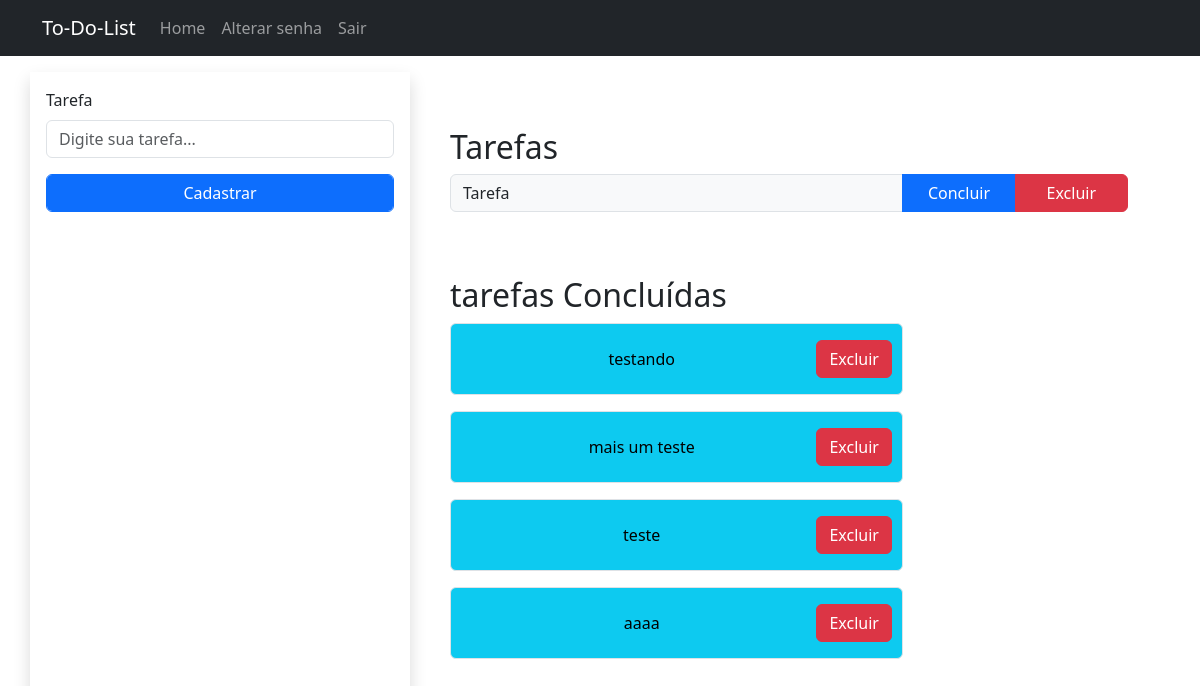
The app's page / (signed in) with its own data.
### to_do_lists/models.py (models this page shows, shortened)
class Tarefa(models.Model):
    user = models.ForeignKey(User, on_delete=models.CASCADE) #o metodo CASCADE funciona de forma a deletar as tarefas também se o usuário for excluído
    tarefa = models.CharField(max_length=100)
    concluido = models.BooleanField(default=False)

### to_do_lists/views.py (the view, shortened to what this page needs)
# urls.py: path('', views.index, name='index'), #arquivo views, função index, e com a rota com nome de index aqui
def index(request): #esse request é a requisição do usuário
    if request.user.is_authenticated:
        tarefas_total = Tarefa.objects.filter(user = request.user)
        if tarefas_total is not None: #verificando de a tarefas total não é nulo
            tarefas_concluidas = []
            tarefas_nao_concluidas = []
            for tarefa in tarefas_total:
                if tarefa.concluido ==True:
                    tarefas_concluidas.append(tarefa)
                else:
                    tarefas_nao_concluidas.append(tarefa)
        else:
            tarefas_concluidas = None
            tarefas_nao_concluidas = None
        form = TarefaForm()
        context = {
                'form': form,
                'tarefas_concluidas':tarefas_concluidas,
                "tarefas_nao_concluidas": tarefas_nao_concluidas
                   }
        return render(request, "to_do_lists/index.html", context)
    else:
        return render(request, 'to_do_lists/index.html')

### to_do_lists/forms.py
class TarefaForm(forms.Form):
    tarefa = forms.CharField(
        max_length=100,
        required=True, #torna o preenchimento obrigatório
        widget= forms.TextInput(attrs = {
            'id':'id_tarefa',
            'class':"form-control",
            'placeholder':'Digite sua tarefa...'
        })
    )

### to_do_lists/templates/to_do_lists/index.html (shortened to what this page needs)
{% extends "to_do_lists/base.html" %}
{% block content %}
{%if user.is_authenticated%}
<div class="row">
    <form method="post" class="shadow p-3 mt-3 col-12 col-md-4">
        <div class='mb-3'>
            <label for='id_tarefa' class='form-label'>Tarefa</label>
            {{form.tarefa}}
        </div>
        <button type='submit' class='form-control btn btn-primary'>Cadastrar</button>
    </form>
    <div class="p-4 mt-3 col-12 col-md-8 ">
        <div class='p-3 mt-3 col-12'>
            <h2>Tarefas</h2>
            {%if tarefas_nao_concluidas %}
                {% for tarefa in tarefas_nao_concluidas %}
                    <div class="input-group mb-3 col-12">
                        <span class="input-group-text col-8" id="basic-addon1">{{tarefa.tarefa}}</span>
                        <a class="btn btn-primary col-2" href="{% url 'concluir' id=tarefa.id %}">Concluir</a>
                        <a class="btn btn-danger col-2" href="{% url 'excluir' id=tarefa.id %}">Excluir</a>
                    </div>
                {% endfor %}
            {% else %}
                <p>Não há tarefas cadastradas</P>
            {% endif %}
        </div>
        <div class='p-3 mt-3 col-12'>
            <h2>tarefas Concluídas</h2>
            {%if tarefas_concluidas %}
                {% for tarefa in tarefas_concluidas%}
                <div class="input-group-text mb-3 col-8 text-bg-info p-3 rounded">
                    <span class="col-10">{{tarefa.tarefa}}</span>
                    <a class="btn btn-danger float-end" href="{% url 'excluir' id=tarefa.id %}">Excluir</a>
                </div>
                {% endfor %}
            {% else %}
                <p>Não há tarefas concluídas</P>
            {% endif %}
        </div>
    </div>
</div>
{% else %}
    <a href="{% url 'register' %}"><p class="text-center mt-3">Clique aqui para se registrar e anotar suas tarefas!</p></a>
{%endif%}
{% endblock content %}

### records on screen
Tarefa: tarefa "Tarefa"
Tarefa: tarefa "testando"
Tarefa: tarefa "mais um teste"
Tarefa: tarefa "teste"
Tarefa: tarefa "aaaa"
